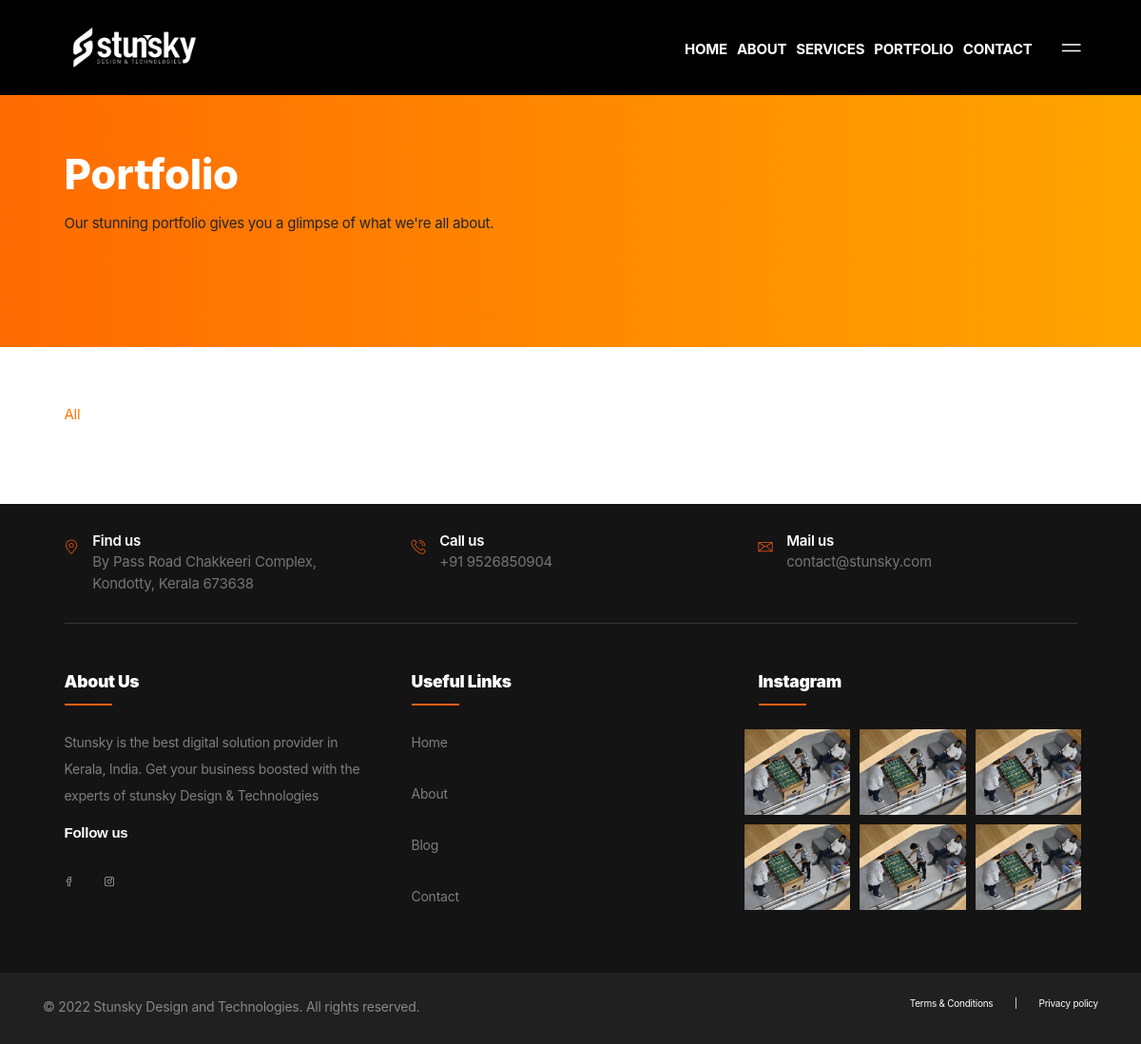
Page /portfolio on the earlier database version.
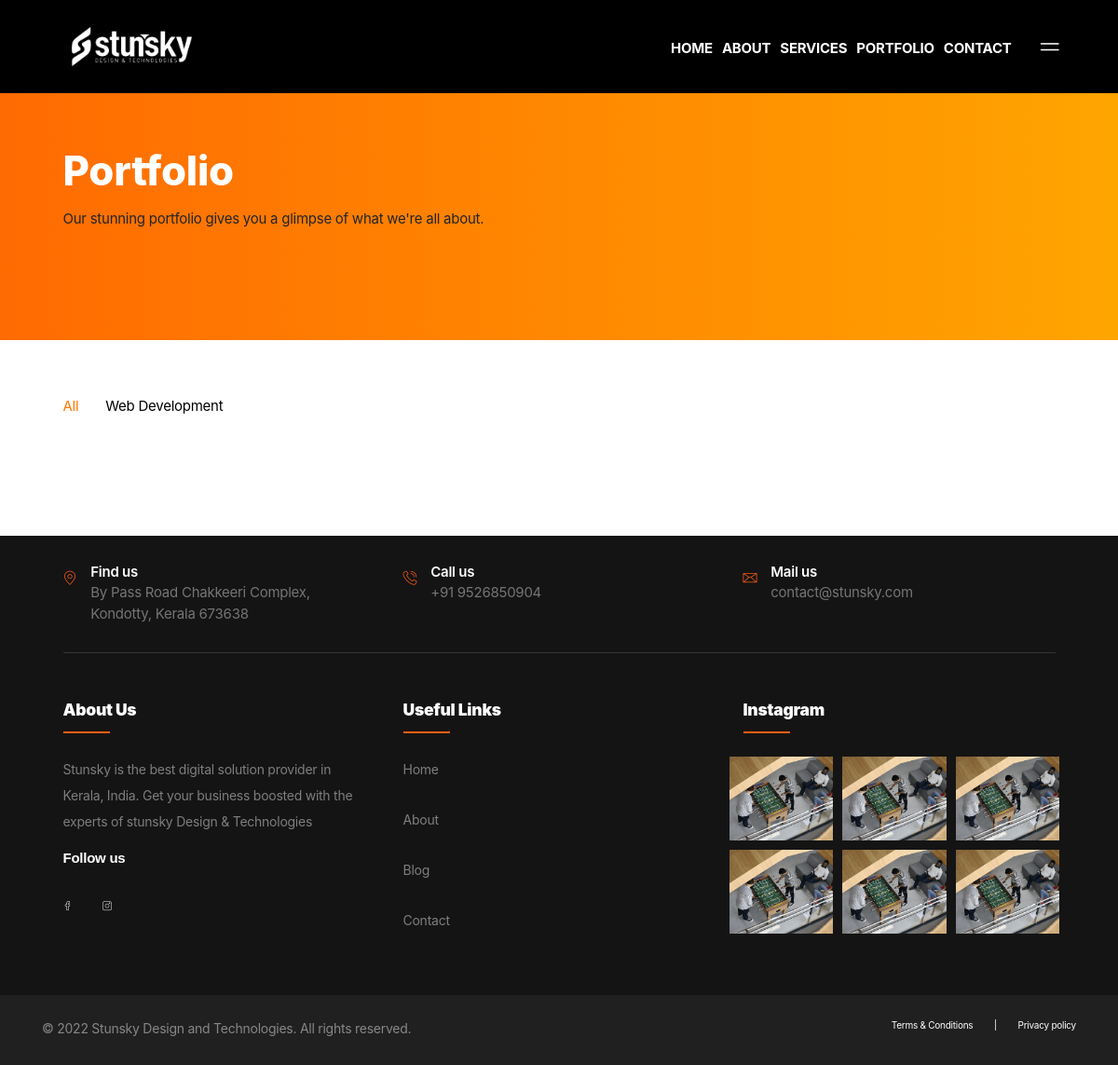
Same page on the later database version.
### web/models.py (models this page shows, shortened)
class Category(models.Model):
    title = models.CharField(max_length=200)
    is_active = models.BooleanField(default=True)
    class Meta:
        verbose_name_plural = "Categories"

### web/views.py (the view)
# urls.py: path("portfolio", views.portfolio, name="portfolio"),
def portfolio(request):
    category = Category.objects.filter(is_active=True)
    portfolio = Portfolio.objects.all()
    context = {"is_product": True, "category": category, "portfolio": portfolio}
    return render(request, "portfolio.html", context)

### templates/portfolio.html (shortened to what this page needs)
{% extends 'base.html' %}
{% load static %}
{% block content %}
<main class="ptf-main">
	<article class="ptf-page ptf-page--portfolio-grid">
		<section class="has-accent-1-background other">
			<div class="ptf-spacer" style=" --ptf-xxl: 16rem; --ptf-md: 12rem; --ptf-sm: 16rem;"></div>
			<div class="container-xxl">
				<div class="row">
					<div class="col-xl-10">
						<div class="ptf-animated-block" data-aos="fade" data-aos-delay="0">
							<h1 class="fz-70 fz-40--md fw-extrabold lh-1p1 has-white-color">Portfolio</h1>
							<div class="ptf-spacer" style=" --ptf-xxl:1rem;"></div>
							<p class="fz-18">Our stunning portfolio gives you a glimpse of what we're all about.</p>
						</div>
					</div>
				</div>
				<div class="ptf-spacer" style=" --ptf-xxl: 4.375rem; --ptf-sm: 3.375rem;"></div>
			</div>
		</section>
		<section>
			<div class="ptf-spacer" style=" --ptf-xxl: 5rem; --ptf-sm: 2rem;"></div>
			<div class="container-xxl">
				<div class="ptf-animated-block" data-aos="fade" data-aos-delay="0">
					<ul class="ptf-filters ptf-filters--style-1" id="ptf-filter-grid">
						<li class="filter-item filter-item-active" data-filter="*">All</li>
						{% for categories in category %}
						<li class="filter-item" data-filter=".{{categories.title|slugify}}">{{categories.title}}</li>
						{% endfor %}
					</ul>
				</div>
				<div class="ptf-spacer" style=" --ptf-xxl: 6.25rem; --ptf-md: 3.125rem;"></div>
				<div class="ptf-animated-block" data-aos="fade" data-aos-delay="0">
					<div class="ptf-isotope-grid" data-columns="3" data-layout="masonry" data-x-gap="30" data-y-gap="30"
						data-controls="#ptf-filter-grid">
						{% for portfolios in portfolio %}
						<div class="grid-item {{portfolios.category.title|slugify}}">
							<article class="ptf-work ptf-work--style-1 ptf-work--large-title">
								<div class=""><a class="ptf-work__link" href="{{portfolios.image.url}}"></a><img
								</div>
							</article>
						</div>
						{% endfor %}
					</div>
				</div>
			</div>
			<div class="ptf-spacer" style=" --ptf-xxl: 5rem; --ptf-md: 5rem; --ptf-sm: 2rem;"></div>
		</section>
	</article>
</main>
{% endblock %}

Differences in the rows shown:
added Category: title "Web Development"
